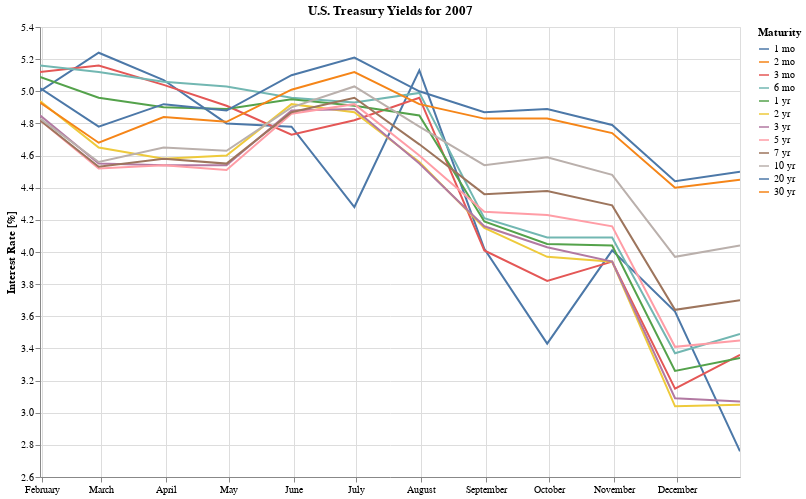

This figure's notebook cell:
### Code cell
year = 2007

alt.Chart(fetchRates(year).melt(id_vars='Date', var_name='Maturity')).mark_line().encode(
    alt.X('Date:T', axis=alt.Axis(title='')),
    alt.Y('value:Q', axis=alt.Axis(title='Interest Rate [%]'), scale=alt.Scale(zero=False)),
    alt.Color('Maturity:N',
              sort=['1 mo', '2 mo', '3 mo', '6 mo', '1 yr', '2 yr', '3 yr', '5 yr', '7 yr', '10 yr', '20 yr', '30 yr']),
    tooltip=[alt.Tooltip('Date:T', format='%b %Y'), alt.Tooltip('Maturity:N'), alt.Tooltip('value:Q')]
).properties(
    title='U.S. Treasury Yields for {year}'.format(year=year),
    height=450,
    width=700
).interactive()

### Figure 1 — Vega-Lite specification as saved in the notebook (floating-point values rounded to 4 significant figures; data arrays with more than 128 entries replaced by an {"elided": "..."} marker saying what was removed)
{"config": {"view": {"continuousWidth": 400, "continuousHeight": 300}}, "data": {"name": "data-3d45c0d363779ac3e8be797f35ab4aa3"}, "mark": "line", "encoding": {"color": {"type": "nominal", "field": "Maturity", "sort": ["1 mo", "2 mo", "3 mo", "6 mo", "1 yr", "2 yr", "3 yr", "5 yr", "7 yr", "10 yr", "20 yr", "30 yr"]}, "tooltip": [{"type": "temporal", "field": "Date", "format": "%b %Y"}, {"type": "nominal", "field": "Maturity"}, {"type": "quantitative", "field": "value"}], "x": {"type": "temporal", "axis": {"title": ""}, "field": "Date"}, "y": {"type": "quantitative", "axis": {"title": "Interest Rate [%]"}, "field": "value", "scale": {"zero": false}}}, "height": 450, "selection": {"selector002": {"type": "interval", "bind": "scales", "encodings": ["x", "y"]}}, "title": "U.S. Treasury Yields for 2007", "width": 700, "$schema": "https://vega.github.io/schema/vega-lite/v4.8.1.json", "datasets": {"data-3d45c0d363779ac3e8be797f35ab4aa3": {"elided": "144 records"}}}
